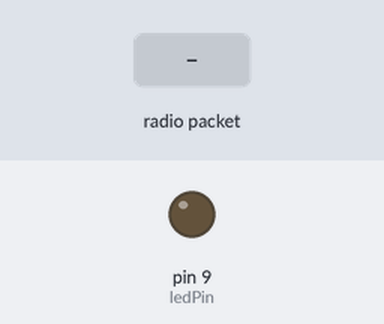
Recording of a sketch running on a simulated Arduino Uno, built with avr-gcc and run on an emulated ATmega328P. On the bench: output pins drawn as LEDs (lit = HIGH). The test bench sets the inputs (shaded band). No radio packets arrive unless stated.

Above: at 1.2 s.
1.3 s: radio packet "1" arrives
At 2.3 s:
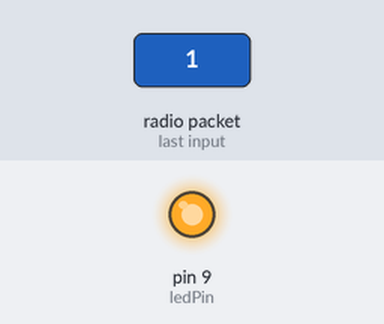
4.3 s: radio packet "0" arrives
At 7.1 s:
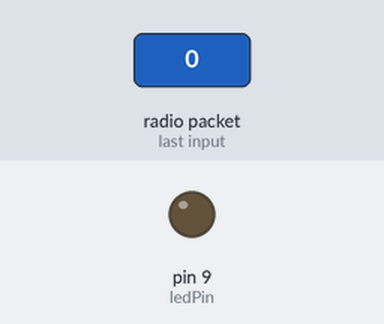
7.3 s: radio packet "2" arrives
At 8.0 s:
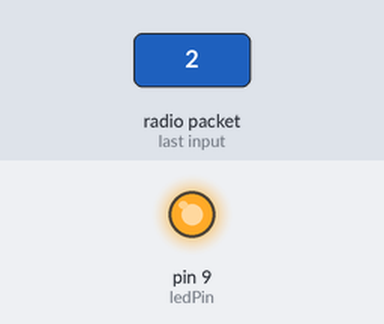
Timing chart, 0 to 10.8 s (numbered marks = the images above; inputs shaded):
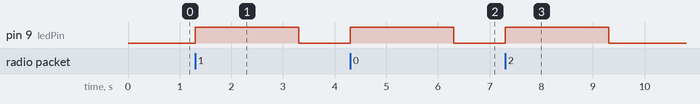

Measured:
- after the input at 1.3 s, pin 9 (ledPin): LOW → HIGH at once, → LOW 2.0 s later
- after the input at 4.3 s, pin 9 (ledPin): LOW → HIGH at once, → LOW 2.0 s later
- after the input at 7.3 s, pin 9 (ledPin): LOW → HIGH at once, → LOW 2.0 s later

The sketch:

MOTOR_TI.ino
```cpp
#include <VirtualWire.h>
const int datain = 12;
int ledPin = 9;
void setup() {
  // put your setup code here, to run once:
  pinMode(ledPin,OUTPUT);
  vw_set_ptt_inverted(true);
    vw_set_rx_pin(datain);
    vw_setup(2000);
    vw_rx_start();
}

char x;
void loop(){

  uint8_t buf[VW_MAX_MESSAGE_LEN];
    uint8_t buflen = VW_MAX_MESSAGE_LEN;

    if (vw_get_message(buf, &buflen))
    {
      digitalWrite(ledPin,HIGH);
      delay(2000);
    }
    else{
      digitalWrite(ledPin,LOW);
      }
}
```
